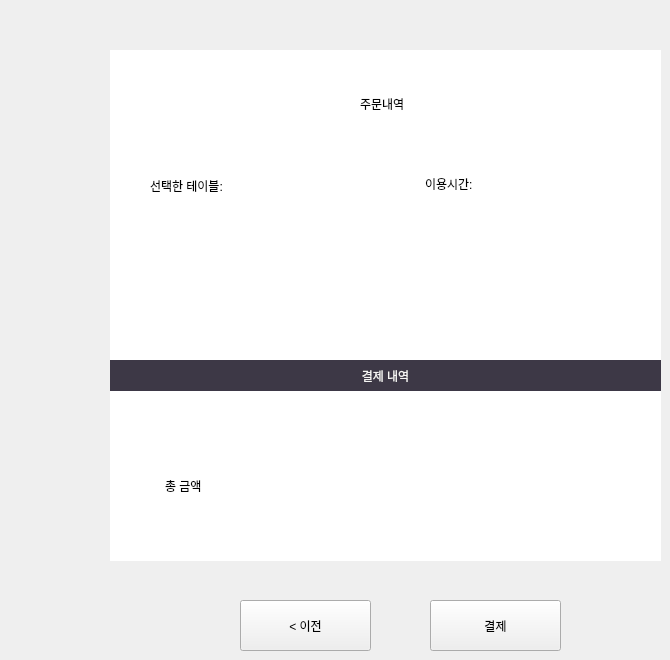
    <widget class="QWidget" name="page_5">
     <widget class="QLabel" name="label_price">
      <property name="geometry">
       <rect>
        <x>460</x>
        <y>470</y>
        <width>121</width>
        <height>31</height>
       </rect>
      </property>
      <property name="styleSheet">
       <string notr="true">font: 16pt &quot;Ubuntu Sans&quot;;</string>
      </property>
      <property name="text">
       <string/>
      </property>
     </widget>
     <widget class="QLabel" name="label_21">
      <property name="geometry">
       <rect>
        <x>360</x>
        <y>88</y>
        <width>81</width>
        <height>31</height>
       </rect>
      </property>
      <property name="styleSheet">
       <string notr="true">font: 16pt &quot;Ubuntu Sans&quot;;</string>
      </property>
      <property name="text">
       <string>주문내역</string>
      </property>
     </widget>
     <widget class="QPushButton" name="payment_btn">
      <property name="geometry">
       <rect>
        <x>430</x>
        <y>600</y>
        <width>131</width>
        <height>51</height>
       </rect>
      </property>
      <property name="styleSheet">
       <string notr="true">font: 14pt &quot;Ubuntu Sans&quot;;</string>
      </property>
      <property name="text">
       <string>결제</string>
      </property>
     </widget>
     <widget class="QLabel" name="label_26">
      <property name="geometry">
       <rect>
        <x>165</x>
        <y>470</y>
        <width>71</width>
        <height>31</height>
       </rect>
      </property>
      <property name="styleSheet">
       <string notr="true">font: 16pt &quot;Ubuntu Sans&quot;;</string>
      </property>
      <property name="text">
       <string>총 금액</string>
      </property>
     </widget>
     <widget class="QPushButton" name="prev_btn_4">
      <property name="geometry">
       <rect>
        <x>240</x>
        <y>600</y>
        <width>131</width>
        <height>51</height>
       </rect>
      </property>
      <property name="styleSheet">
       <string notr="true">font: 14pt &quot;Ubuntu Sans&quot;;</string>
      </property>
      <property name="text">
       <string>&lt; 이전</string>
      </property>
     </widget>
     <widget class="QLabel" name="label_22">
      <property name="geometry">
       <rect>
        <x>110</x>
        <y>50</y>
        <width>551</width>
        <height>511</height>
       </rect>
      </property>
      <property name="styleSheet">
       <string notr="true">background-color: rgb(255, 255, 255);</string>
      </property>
      <property name="text">
       <string/>
      </property>
     </widget>
     <widget class="QLabel" name="label_23">
      <property name="geometry">
       <rect>
        <x>150</x>
        <y>170</y>
        <width>131</width>
        <height>31</height>
       </rect>
      </property>
      <property name="styleSheet">
       <string notr="true">font: 16pt &quot;Ubuntu Sans&quot;;</string>
      </property>
      <property name="text">
       <string>선택한 테이블:</string>
      </property>
     </widget>
     <widget class="QLabel" name="label_24">
      <property name="geometry">
       <rect>
        <x>425</x>
        <y>168</y>
        <width>91</width>
        <height>31</height>
       </rect>
      </property>
      <property name="styleSheet">
       <string notr="true">font: 16pt &quot;Ubuntu Sans&quot;;</string>
      </property>
      <property name="text">
       <string>이용시간:</string>
      </property>
     </widget>
     <widget class="QLabel" name="label_selected_time">
      <property name="geometry">
       <rect>
        <x>530</x>
        <y>169</y>
        <width>101</width>
        <height>31</height>
       </rect>
      </property>
      <property name="styleSheet">
       <string notr="true">font: 16pt &quot;Ubuntu Sans&quot;;</string>
      </property>
      <property name="text">
       <string/>
      </property>
     </widget>
     <widget class="QLabel" name="label_selected_table">
      <property name="geometry">
       <rect>
        <x>290</x>
        <y>170</y>
        <width>111</width>
        <height>31</height>
       </rect>
      </property>
      <property name="styleSheet">
       <string notr="true">font: 16pt &quot;Ubuntu Sans&quot;;</string>
      </property>
      <property name="text">
       <string/>
      </property>
     </widget>
     <widget class="QLabel" name="label_25">
      <property name="geometry">
       <rect>
        <x>110</x>
        <y>360</y>
        <width>551</width>
        <height>31</height>
       </rect>
      </property>
      <property name="styleSheet">
       <string notr="true">background-color: rgb(61, 56, 70);
color: rgb(246, 245, 244);
font: 16pt &quot;Ubuntu Sans&quot;;</string>
      </property>
      <property name="text">
       <string>결제 내역</string>
      </property>
      <property name="alignment">
       <set>Qt::AlignCenter</set>
      </property>
     </widget>
     <zorder>label_22</zorder>
     <zorder>label_price</zorder>
     <zorder>label_21</zorder>
     <zorder>payment_btn</zorder>
     <zorder>label_26</zorder>
     <zorder>prev_btn_4</zorder>
     <zorder>label_23</zorder>
     <zorder>label_24</zorder>
     <zorder>label_selected_time</zorder>
     <zorder>label_selected_table</zorder>
     <zorder>label_25</zorder>
    </widget>
